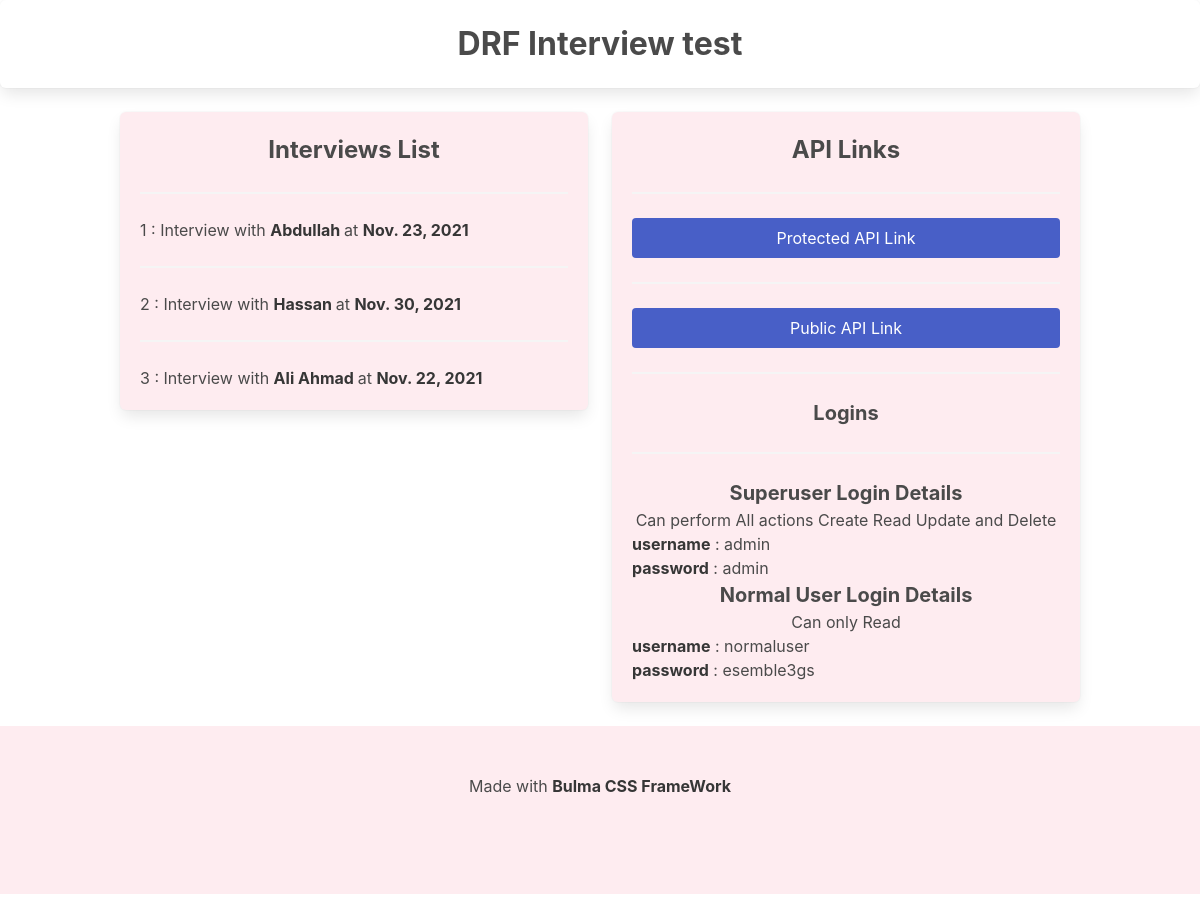
Before: / with the older database file.
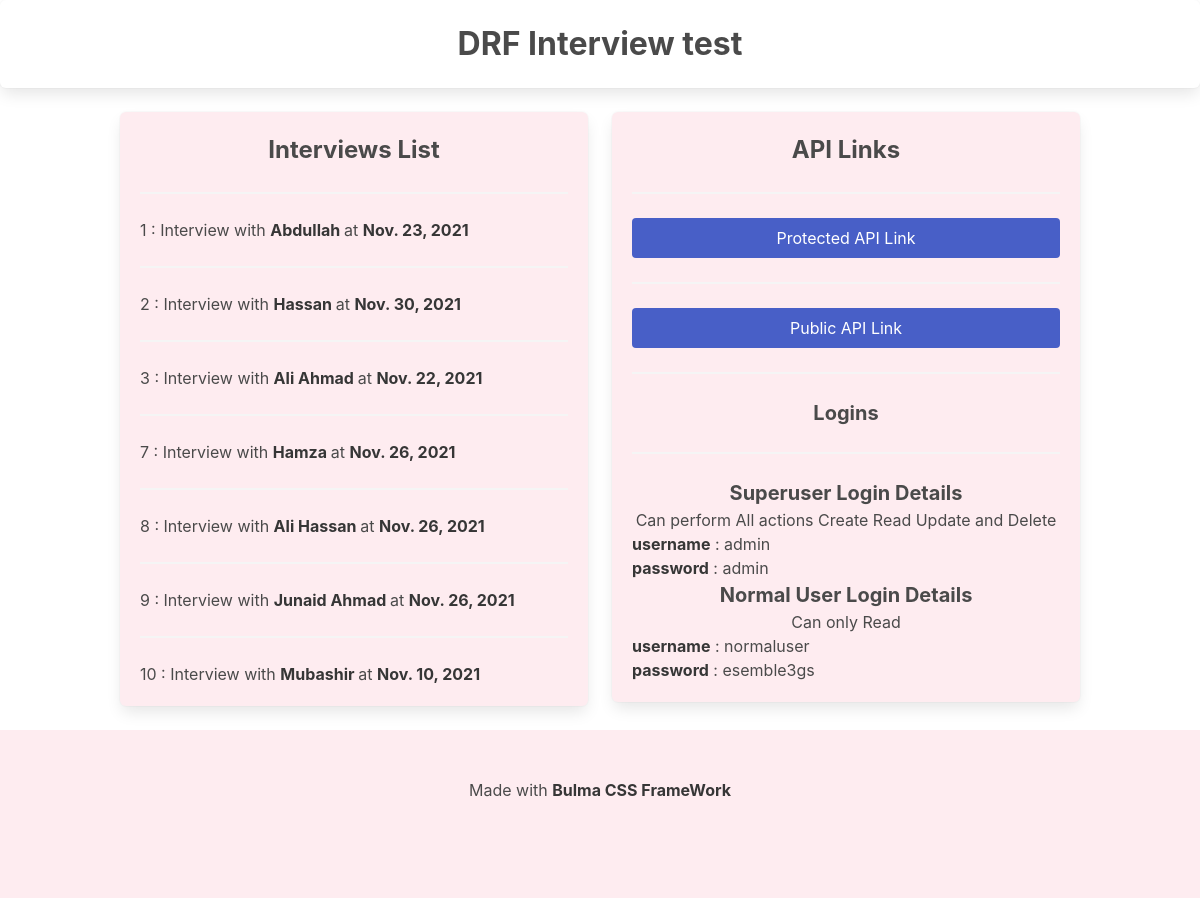
After: the same page with the newer database file.
### interviewtest/models.py (models this page shows, shortened)
class Interview(models.Model):
    id = models.AutoField(primary_key=True)
    name = models.CharField(max_length=100)
    date = models.DateField()
    description = models.TextField(max_length=500)

### interviewtest/views.py (the view)
# urls.py: path('', views.homepage, name='homepage'),
def homepage(request):
    interviews = Interview.objects.all()
    return render(request, 'index.html', {'interviews': interviews})

### interviewtest/templates/index.html (shortened to what this page needs)
<!DOCTYPE html>
<html lang="en">
<head>
    <link rel="stylesheet" href="https://cdn.jsdelivr.net/npm/bulma@0.9.3/css/bulma.min.css">
</head>
<body>
    <div class="columns">
        <div class="column">
            <div class="box">
                <h1 class="has-text-centered has-text-weight-bold is-size-3">DRF Interview test</h1>
            </div>
        </div>
    </div>
    <div class="container">
        <div class="columns">
            <div class="column is-6 ">
                <div class="box has-background-danger-light">
                    <p class="has-text-centered has-text-weight-bold is-size-4">Interviews List</p>
                    {% if interviews %}
                    {% for items in interviews %}
                    <hr>
                    <h1> {{items.id}} : Interview with <strong> {{items.name}} </strong> at
                        <strong>{{items.date}}</strong>
                    </h1>
                    {% endfor %}
                    {% else %}
                    <p>No Record Found</p>
                    {% endif %}
                </div>
            </div>
            <div class="column is-6">
                <div class="box has-background-danger-light">
                    <p class="has-text-centered has-text-weight-bold is-size-4">API Links</p>
                    <hr>
                    <a class="button is-link is-fullwidth" href="http://127.0.0.1:8000/api/interviewList">Protected API
                        Link</a>
                    <hr>
                    <a class=" button is-link is-fullwidth"
                        href="http://127.0.0.1:8000/public/api/interviewList/">Public
                        API Link</a>
                    <hr>
                    <p class="has-text-centered is-size-5 has-text-weight-bold">Logins</p>
                    <hr>
                    <p class="is-size-5 has-text-centered has-text-weight-bold">Superuser Login Details</p>
                    <p class="has-text-centered">Can perform All actions Create Read Update and Delete</p>
                    <p><strong>username</strong> : admin</p>
                    <p><strong>password</strong> : admin</p>
                    <p class="is-size-5 has-text-centered has-text-weight-bold">Normal User Login Details</p>
                    <p class="has-text-centered">Can only Read </p>
                    <p><strong>username</strong> : normaluser</p>
                    <p><strong>password</strong> : esemble3gs</p>
                </div>
            </div>
        </div>
    </div>
    <footer class="footer has-background-danger-light mt-5">
        <div class="content has-text-centered">
            <p>
                Made with <strong>Bulma CSS FrameWork</strong>
            </p>
        </div>
    </footer>
</body>
</html>

Changed rows visible on the page:
added Interview: id "7", name "Hamza", date "Nov. 26, 2021"
added Interview: id "8", name "Ali Hassan", date "Nov. 26, 2021"
added Interview: id "9", name "Junaid Ahmad", date "Nov. 26, 2021"
added Interview: id "10", name "Mubashir", date "Nov. 10, 2021"
